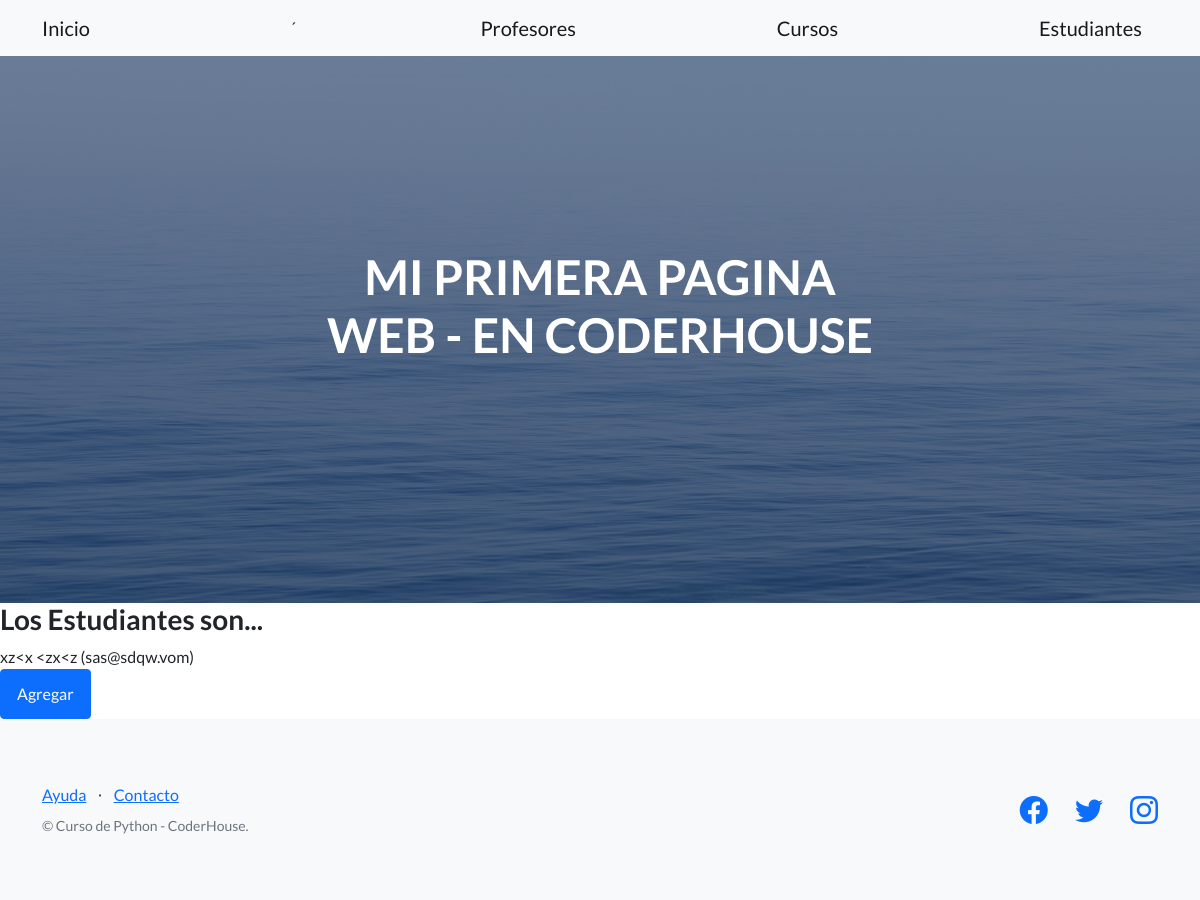
The app's page /coder/estudiantes, older data.
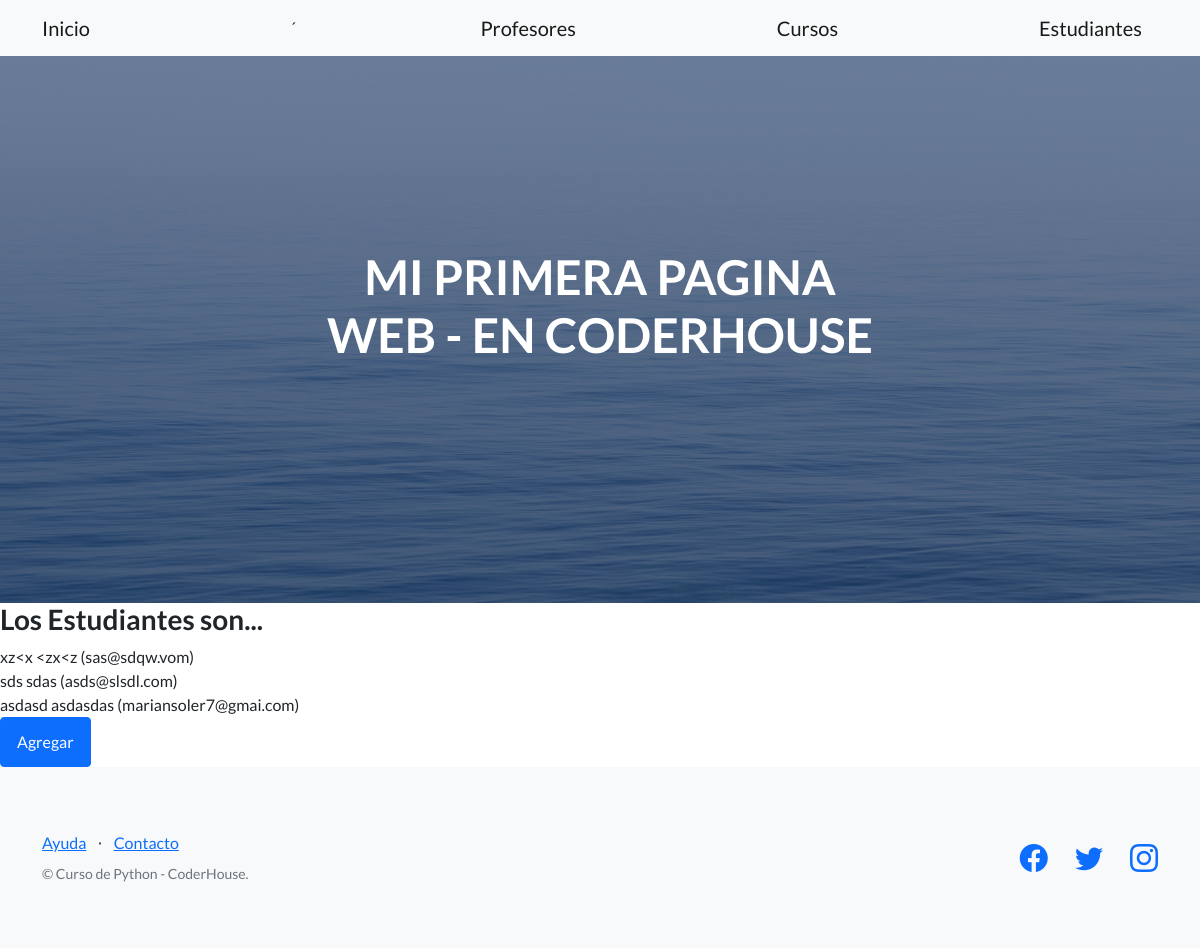
The same page, newer data.
### AppCoder/models.py (models this page shows)
class Estudiante(Model):
    nombre = CharField(max_length=30)
    apellido = CharField(max_length=30)
    email = EmailField()

### AppCoder/views.py (the view)
# urls.py: path('estudiantes', estudiantes, name='estudiantes'),
def estudiantes(request):
    return render(request, 'AppCoder/estudiantes.html', {'estudiantes': Estudiante.objects.all()})

### templates/AppCoder/estudiantes.html (shortened to what this page needs)
{% extends 'AppCoder/padre.html' %}
{% block contenidoQueCambia %}
    <h3>Los Estudiantes son...</h3>
    {% for estudiantes in estudiantes %}
        {{ estudiantes.nombre }}  {{ estudiantes.apellido}}  ({{ estudiantes.email }})
        <br>
    {% endfor %}
    <a class="btn btn-primary" href="{% url 'estudiantes_Formulario' %}">Agregar</a>
{% endblock %}

Row changes from the older to the newer data that the page shows:
added Estudiante: nombre "sds", apellido "sdas", email "asds@slsdl.com"
added Estudiante: nombre "asdasd", apellido "asdasdas", email "mariansoler7@gmai.com"
